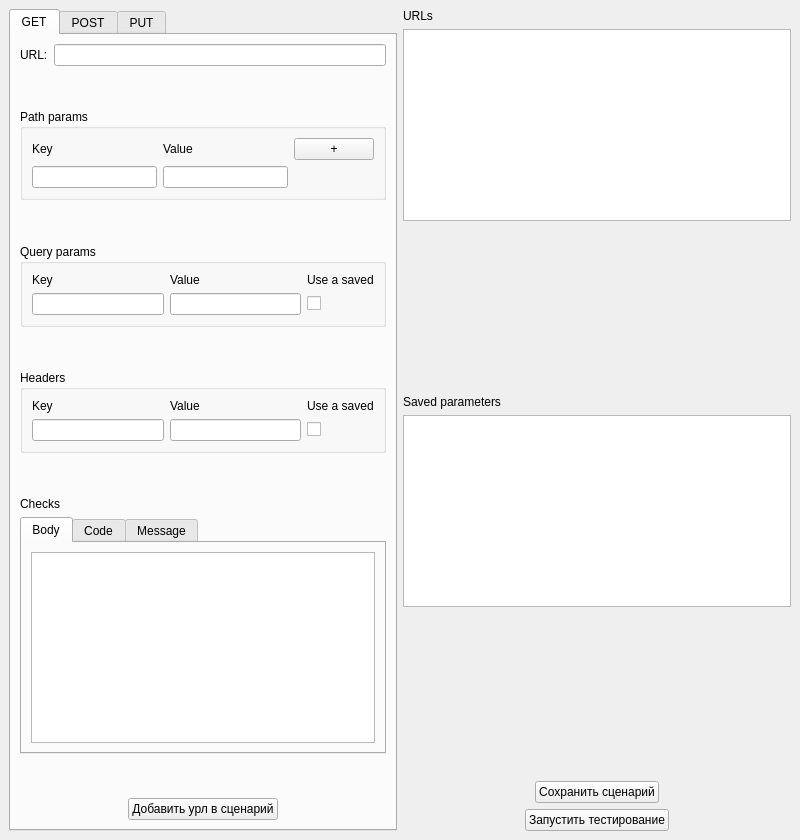
<?xml version="1.0" encoding="UTF-8"?>
<ui version="4.0">
 <class>MainWindow</class>
 <widget class="QMainWindow" name="MainWindow">
  <property name="geometry">
   <rect>
    <x>0</x>
    <y>0</y>
    <width>800</width>
    <height>840</height>
   </rect>
  </property>
  <property name="windowTitle">
   <string>MainWindow</string>
  </property>
  <widget class="QWidget" name="centralwidget">
   <layout class="QHBoxLayout" name="horizontalLayout_4">
    <item>
     <widget class="QTabWidget" name="tabWidget">
      <property name="currentIndex">
       <number>0</number>
      </property>
      <widget class="QWidget" name="get_tab">
       <attribute name="title">
        <string>GET</string>
       </attribute>
       <layout class="QVBoxLayout" name="verticalLayout">
        <item>
         <layout class="QHBoxLayout" name="horizontalLayout">
          <item>
           <widget class="QLabel" name="label">
            <property name="text">
             <string>URL:</string>
            </property>
           </widget>
          </item>
          <item>
           <widget class="QLineEdit" name="url_lineEdit"/>
          </item>
         </layout>
        </item>
        <item>
         <spacer name="verticalSpacer_7">
          <property name="orientation">
           <enum>Qt::Vertical</enum>
          </property>
          <property name="sizeHint" stdset="0">
           <size>
            <width>20</width>
            <height>40</height>
           </size>
          </property>
         </spacer>
        </item>
        <item>
         <widget class="QGroupBox" name="path_params_groupBox">
          <property name="title">
           <string>Path params</string>
          </property>
          <layout class="QGridLayout" name="gridLayout_3">
           <item row="0" column="0">
            <widget class="QLabel" name="label_13">
             <property name="text">
              <string>Key</string>
             </property>
            </widget>
           </item>
           <item row="2" column="1">
            <widget class="QLineEdit" name="pp_val_1_lineEdit"/>
           </item>
           <item row="2" column="0">
            <widget class="QLineEdit" name="pp_key_1_lineEdit"/>
           </item>
           <item row="0" column="1">
            <widget class="QLabel" name="label_14">
             <property name="text">
              <string>Value</string>
             </property>
            </widget>
           </item>
           <item row="0" column="2">
            <widget class="QPushButton" name="pp_add_btn">
             <property name="text">
              <string>+</string>
             </property>
            </widget>
           </item>
           <item row="2" column="2">
            <layout class="QVBoxLayout" name="verticalLayout_5"/>
           </item>
          </layout>
         </widget>
        </item>
        <item>
         <spacer name="verticalSpacer">
          <property name="orientation">
           <enum>Qt::Vertical</enum>
          </property>
          <property name="sizeHint" stdset="0">
           <size>
            <width>20</width>
            <height>40</height>
           </size>
          </property>
         </spacer>
        </item>
        <item>
         <widget class="QGroupBox" name="query_params_groupBox">
          <property name="title">
           <string>Query params</string>
          </property>
          <layout class="QGridLayout" name="gridLayout">
           <item row="1" column="0">
            <widget class="QLineEdit" name="qp_key_1_lineEdit"/>
           </item>
           <item row="1" column="2">
            <widget class="QCheckBox" name="qp_1_checkBox">
             <property name="text">
              <string/>
             </property>
            </widget>
           </item>
           <item row="1" column="1">
            <widget class="QLineEdit" name="qp_val_1_lineEdit"/>
           </item>
           <item row="0" column="1">
            <widget class="QLabel" name="label_4">
             <property name="text">
              <string>Value</string>
             </property>
            </widget>
           </item>
           <item row="0" column="0">
            <widget class="QLabel" name="label_3">
             <property name="text">
              <string>Key</string>
             </property>
            </widget>
           </item>
           <item row="0" column="2">
            <widget class="QLabel" name="label_6">
             <property name="text">
              <string>Use a saved</string>
             </property>
            </widget>
           </item>
          </layout>
         </widget>
        </item>
        <item>
         <spacer name="verticalSpacer_2">
          <property name="orientation">
           <enum>Qt::Vertical</enum>
          </property>
          <property name="sizeHint" stdset="0">
           <size>
            <width>20</width>
            <height>40</height>
           </size>
          </property>
         </spacer>
        </item>
        <item>
         <widget class="QGroupBox" name="headers_groupBox">
          <property name="title">
           <string>Headers</string>
          </property>
          <layout class="QGridLayout" name="gridLayout_2">
           <item row="0" column="2">
            <widget class="QLabel" name="label_9">
             <property name="text">
              <string>Use a saved</string>
             </property>
            </widget>
           </item>
           <item row="1" column="0">
            <widget class="QLineEdit" name="h_key_1_lineEdit"/>
           </item>
           <item row="0" column="0">
            <widget class="QLabel" name="label_2">
             <property name="text">
              <string>Key</string>
             </property>
            </widget>
           </item>
           <item row="1" column="1">
            <widget class="QLineEdit" name="h_val_1_lineEdit"/>
           </item>
           <item row="0" column="1">
            <widget class="QLabel" name="label_7">
             <property name="text">
              <string>Value</string>
             </property>
            </widget>
           </item>
           <item row="1" column="2">
            <widget class="QCheckBox" name="h_1_checkBox">
             <property name="text">
              <string/>
             </property>
            </widget>
           </item>
          </layout>
         </widget>
        </item>
        <item>
         <spacer name="verticalSpacer_3">
          <property name="orientation">
           <enum>Qt::Vertical</enum>
          </property>
          <property name="sizeHint" stdset="0">
           <size>
            <width>20</width>
            <height>40</height>
           </size>
          </property>
         </spacer>
        </item>
        <item>
         <widget class="QLabel" name="label_10">
          <property name="text">
           <string>Checks</string>
          </property>
         </widget>
        </item>
        <item>
         <widget class="QTabWidget" name="checks_tabWidget">
          <property name="currentIndex">
           <number>0</number>
          </property>
          <widget class="QWidget" name="checks_body_tab">
           <attribute name="title">
            <string>Body</string>
           </attribute>
           <layout class="QVBoxLayout" name="verticalLayout_2">
            <item>
             <widget class="QTextEdit" name="check_body_textEdit"/>
            </item>
           </layout>
          </widget>
          <widget class="QWidget" name="checks_code_tab">
           <attribute name="title">
            <string>Code</string>
           </attribute>
           <layout class="QHBoxLayout" name="horizontalLayout_2">
            <item>
             <widget class="QTextEdit" name="check_code_textEdit"/>
            </item>
           </layout>
          </widget>
          <widget class="QWidget" name="checks_message_tab">
           <attribute name="title">
            <string>Message</string>
           </attribute>
           <layout class="QHBoxLayout" name="horizontalLayout_3">
            <item>
             <widget class="QTextEdit" name="check_message_textEdit"/>
            </item>
           </layout>
          </widget>
         </widget>
        </item>
        <item>
         <spacer name="verticalSpacer_4">
          <property name="orientation">
           <enum>Qt::Vertical</enum>
          </property>
          <property name="sizeHint" stdset="0">
           <size>
            <width>20</width>
            <height>40</height>
           </size>
          </property>
         </spacer>
        </item>
        <item>
         <layout class="QHBoxLayout" name="horizontalLayout_5">
          <item>
           <spacer name="horizontalSpacer_2">
            <property name="orientation">
             <enum>Qt::Horizontal</enum>
            </property>
            <property name="sizeHint" stdset="0">
             <size>
              <width>40</width>
              <height>20</height>
             </size>
            </property>
           </spacer>
          </item>
          <item>
           <widget class="QPushButton" name="save_url_pushButton">
            <property name="text">
             <string>Добавить урл в сценарий</string>
            </property>
           </widget>
          </item>
          <item>
           <spacer name="horizontalSpacer">
            <property name="orientation">
             <enum>Qt::Horizontal</enum>
            </property>
            <property name="sizeHint" stdset="0">
             <size>
              <width>40</width>
              <height>20</height>
             </size>
            </property>
           </spacer>
          </item>
         </layout>
        </item>
       </layout>
      </widget>
      <widget class="QWidget" name="post_tab">
       <property name="enabled">
        <bool>false</bool>
       </property>
       <attribute name="title">
        <string>POST</string>
       </attribute>
       <layout class="QVBoxLayout" name="verticalLayout_4">
        <item>
         <layout class="QVBoxLayout" name="verticalLayout_6">
          <item>
           <layout class="QHBoxLayout" name="horizontalLayout_8">
            <item>
             <widget class="QLabel" name="label_5">
              <property name="text">
               <string>URL: </string>
              </property>
             </widget>
            </item>
            <item>
             <widget class="QLineEdit" name="url_lineEdit_2"/>
            </item>
           </layout>
          </item>
          <item>
           <spacer name="verticalSpacer_8">
            <property name="orientation">
             <enum>Qt::Vertical</enum>
            </property>
            <property name="sizeHint" stdset="0">
             <size>
              <width>20</width>
              <height>40</height>
             </size>
            </property>
           </spacer>
          </item>
          <item>
           <widget class="QGroupBox" name="path_params_groupBox_2">
            <property name="title">
             <string>Path params</string>
            </property>
           </widget>
          </item>
          <item>
           <spacer name="verticalSpacer_9">
            <property name="orientation">
             <enum>Qt::Vertical</enum>
            </property>
            <property name="sizeHint" stdset="0">
             <size>
              <width>20</width>
              <height>40</height>
             </size>
            </property>
           </spacer>
          </item>
          <item>
           <widget class="QGroupBox" name="query_params_groupBox_2">
            <property name="title">
             <string>Query params</string>
            </property>
           </widget>
          </item>
          <item>
           <spacer name="verticalSpacer_10">
            <property name="orientation">
             <enum>Qt::Vertical</enum>
            </property>
            <property name="sizeHint" stdset="0">
             <size>
              <width>20</width>
              <height>40</height>
             </size>
            </property>
           </spacer>
          </item>
          <item>
           <widget class="QGroupBox" name="headers_groupBox_2">
            <property name="title">
             <string>Headers</string>
            </property>
           </widget>
          </item>
          <item>
           <spacer name="verticalSpacer_11">
            <property name="orientation">
             <enum>Qt::Vertical</enum>
            </property>
            <property name="sizeHint" stdset="0">
             <size>
              <width>20</width>
              <height>40</height>
             </size>
            </property>
           </spacer>
          </item>
          <item>
           <widget class="QLabel" name="label_8">
            <property name="text">
             <string>Request body (json)</string>
            </property>
           </widget>
          </item>
          <item>
           <widget class="QTextEdit" name="textEdit">
            <property name="enabled">
             <bool>false</bool>
            </property>
            <property name="minimumSize">
             <size>
              <width>0</width>
              <height>50</height>
             </size>
            </property>
            <property name="sizeIncrement">
             <size>
              <width>0</width>
              <height>50</height>
             </size>
            </property>
            <property name="baseSize">
             <size>
              <width>0</width>
              <height>50</height>
             </size>
            </property>
           </widget>
          </item>
          <item>
           <spacer name="verticalSpacer_12">
            <property name="orientation">
             <enum>Qt::Vertical</enum>
            </property>
            <property name="sizeHint" stdset="0">
             <size>
              <width>20</width>
              <height>40</height>
             </size>
            </property>
           </spacer>
          </item>
          <item>
           <widget class="QTabWidget" name="tabWidget_2">
            <property name="currentIndex">
             <number>1</number>
            </property>
            <widget class="QWidget" name="check_body_tab">
             <attribute name="title">
              <string>Body</string>
             </attribute>
             <layout class="QHBoxLayout" name="horizontalLayout_10">
              <item>
               <widget class="QTextEdit" name="check_body_textEdit_2"/>
              </item>
             </layout>
            </widget>
            <widget class="QWidget" name="tab_2">
             <attribute name="title">
              <string>code</string>
             </attribute>
             <layout class="QHBoxLayout" name="horizontalLayout_11">
              <item>
               <widget class="QTextEdit" name="check_code_textEdit_2"/>
              </item>
             </layout>
            </widget>
           </widget>
          </item>
          <item>
           <spacer name="verticalSpacer_13">
            <property name="orientation">
             <enum>Qt::Vertical</enum>
            </property>
            <property name="sizeHint" stdset="0">
             <size>
              <width>20</width>
              <height>40</height>
             </size>
            </property>
           </spacer>
          </item>
          <item>
           <layout class="QHBoxLayout" name="horizontalLayout_9">
            <item>
             <spacer name="horizontalSpacer_7">
              <property name="orientation">
               <enum>Qt::Horizontal</enum>
              </property>
              <property name="sizeHint" stdset="0">
               <size>
                <width>40</width>
                <height>20</height>
               </size>
              </property>
             </spacer>
            </item>
            <item>
             <widget class="QPushButton" name="pushButton">
              <property name="text">
               <string>PushButton</string>
              </property>
             </widget>
            </item>
            <item>
             <spacer name="horizontalSpacer_8">
              <property name="orientation">
               <enum>Qt::Horizontal</enum>
              </property>
              <property name="sizeHint" stdset="0">
               <size>
                <width>40</width>
                <height>20</height>
               </size>
              </property>
             </spacer>
            </item>
           </layout>
          </item>
         </layout>
        </item>
       </layout>
      </widget>
      <widget class="QWidget" name="put_tab">
       <property name="enabled">
        <bool>false</bool>
       </property>
       <attribute name="title">
        <string>PUT</string>
       </attribute>
      </widget>
     </widget>
    </item>
    <item>
     <layout class="QVBoxLayout" name="verticalLayout_3">
      <item>
       <widget class="QLabel" name="label_11">
        <property name="text">
         <string>URLs</string>
        </property>
       </widget>
      </item>
      <item>
       <widget class="QListWidget" name="urls_listWidget"/>
      </item>
      <item>
       <spacer name="verticalSpacer_5">
        <property name="orientation">
         <enum>Qt::Vertical</enum>
        </property>
        <property name="sizeHint" stdset="0">
         <size>
          <width>20</width>
          <height>10</height>
         </size>
        </property>
       </spacer>
      </item>
      <item>
       <widget class="QLabel" name="label_12">
        <property name="text">
         <string>Saved parameters</string>
        </property>
       </widget>
      </item>
      <item>
       <widget class="QTableWidget" name="saved_params_tableWidget"/>
      </item>
      <item>
       <spacer name="verticalSpacer_6">
        <property name="orientation">
         <enum>Qt::Vertical</enum>
        </property>
        <property name="sizeHint" stdset="0">
         <size>
          <width>20</width>
          <height>40</height>
         </size>
        </property>
       </spacer>
      </item>
      <item>
       <layout class="QHBoxLayout" name="horizontalLayout_6">
        <item>
         <spacer name="horizontalSpacer_3">
          <property name="orientation">
           <enum>Qt::Horizontal</enum>
          </property>
          <property name="sizeHint" stdset="0">
           <size>
            <width>40</width>
            <height>20</height>
           </size>
          </property>
         </spacer>
        </item>
        <item>
         <widget class="QPushButton" name="save_case_pushButton">
          <property name="text">
           <string>Сохранить сценарий</string>
          </property>
         </widget>
        </item>
        <item>
         <spacer name="horizontalSpacer_4">
          <property name="orientation">
           <enum>Qt::Horizontal</enum>
          </property>
          <property name="sizeHint" stdset="0">
           <size>
            <width>40</width>
            <height>20</height>
           </size>
          </property>
         </spacer>
        </item>
       </layout>
      </item>
      <item>
       <layout class="QHBoxLayout" name="horizontalLayout_7">
        <item>
         <spacer name="horizontalSpacer_5">
          <property name="orientation">
           <enum>Qt::Horizontal</enum>
          </property>
          <property name="sizeHint" stdset="0">
           <size>
            <width>40</width>
            <height>20</height>
           </size>
          </property>
         </spacer>
        </item>
        <item>
         <widget class="QPushButton" name="start_test_case_pushButton">
          <property name="text">
           <string>Запустить тестирование</string>
          </property>
         </widget>
        </item>
        <item>
         <spacer name="horizontalSpacer_6">
          <property name="orientation">
           <enum>Qt::Horizontal</enum>
          </property>
          <property name="sizeHint" stdset="0">
           <size>
            <width>40</width>
            <height>20</height>
           </size>
          </property>
         </spacer>
        </item>
       </layout>
      </item>
     </layout>
    </item>
   </layout>
  </widget>
 </widget>
 <resources/>
 <connections/>
</ui>
